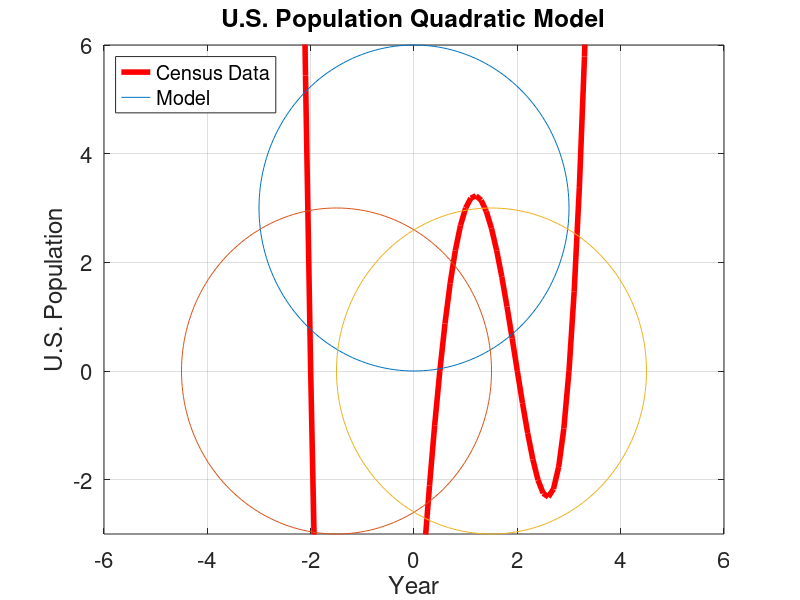

Write the MATLAB code that produced this figure.
% MEGN200: Worksheet 4
% Section - C
% Brandon Ching
% 9/16/2021 and Version 1

%% Problem 1

clc; clear;
close all;

t = -2.5:0.1:4;
f_t = t.^4 - 3.5*t.^3 - 2.5*t.^2 + 14*t - 6;

plot(t, f_t, "r", "LineWidth", 4)
set(gca,'FontSize',16)
xlabel("t")
ylabel("f(t)")
title("f(t)=t^4-3.5t^3-2.5t^2+14t-6")
grid ON

% Roots: x={-2,1/2,2,3}

p= [1, -3.5, -2.5, 14, -6];
roots = roots(p)
%% Problem 2

clc; clear;
close all;

r = 3;
theta = 0:pi/100:2*pi;
x1 = r * cos(theta);
x2 = r * cos(theta) - r/2;
x3 = r * cos(theta) + r/2;
y1 = r * sin(theta) + r;
y2 = r * sin(theta);
y3 = r * sin(theta);

hold on
plot(x1, y1)
plot(x2, y2)
plot(x3, y3)
hold off
set(gca,'FontSize',16)
title("Venn diagram / Reuleaux Triangle")
xlabel('x')
ylabel('y')
axis([-6, 6, -3, 6])

%% Problem 3

clc; clear;
close all;

load("uspopulation");
P = polyfit(years, pop, 2);
P_val = polyval(P, years);

hold on
plot(years, pop, "ro")
plot(years, P_val, "k")
hold off
set(gca,'FontSize',16)
title("U.S. Population Quadratic Model")
xlabel('Year')
ylabel('U.S. Population')
legend("Census Data", "Model", 'Location', 'NorthWest')

pop_2020 = polyval(P, 2020);
pop_2050 = polyval(P, 2050);
act_2020 = 331000000;

precent_differance = (abs(pop_2020 - act_2020)/((pop_2020 + act_2020)/2))*100;

fprintf("2020 Predicted Population: %i", pop_2020)
fprintf("\n2020 %% Differance: %0.3f%%",precent_differance)
fprintf("\n2050 Predicted Population: %i", pop_2050)
